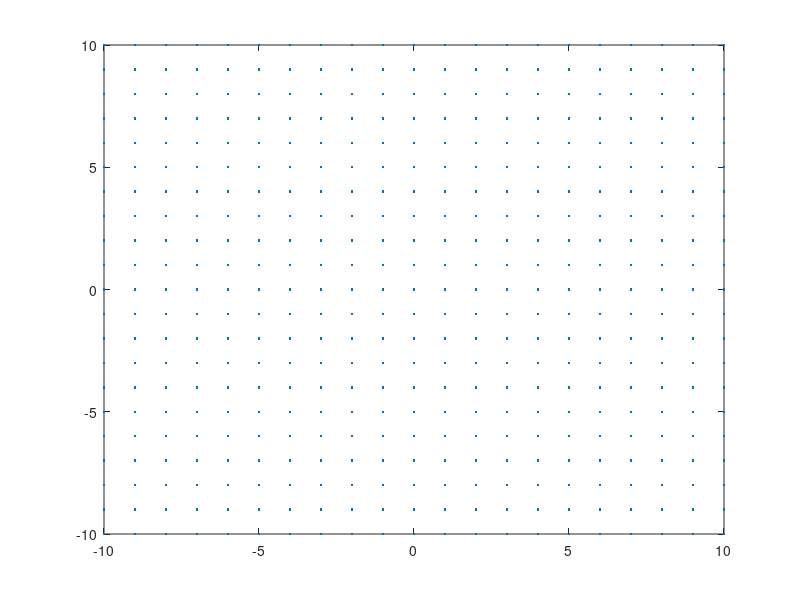

Write the MATLAB code that produced this figure. (Note: this script raises an error after producing the figure.)

% make a plot of the z2 lattice to discuss shaping and lattice gain
% Copyright 2004 by Todd K. Moon
% Permission is granted to use this program/data
% for educational/research only

M = eye(2);

i1range = 10;
i2range = 10;
xrange = [-10,10];
yrange = [-10,10];
lattpts = [];
enlist = [];
ijlist = [];
for i1=-i1range:i1range					% walk over a range of values
  for i2 = -i2range:i2range
	lattpt = [i1 i2]*M; 				% get the lattice point
	if(lattpt(1) < xrange(1) | lattpt(1) > xrange(2) | ...
	  lattpt(2) < yrange(1) | lattpt(2) > yrange(2))
      continue;  % throw away pts outside of plot range
	end;
	lattpts = [lattpts; lattpt];
	enlist = [enlist; lattpt(1)^2 + lattpt(2)^2];
	ijlist = [ijlist; [i1 i2]];
  end
end
figure(1); clf
plot(lattpts(:,1),lattpts(:,2),'.');
hold on;
[enlist,idx] = sort(enlist);
lattpts = lattpts(idx,:);
ijlist = ijlist(idx,:);

r16z2 = sqrt(enlist(16));
En16z2 = sum(enlist(1:16))/16;

r32z2 = sqrt(enlist(32));
En32z2 = sum(enlist(1:32))/32;

r64z2 = sqrt(enlist(64));
En64z2 = sum(enlist(1:64))/64;

r128z2 = sqrt(enlist(128));
En128z2 = sum(enlist(1:128))/128;

r256z2 = sqrt(enlist(256));
En256z2 = sum(enlist(1:256))/256;


% x = plotcirc(0,0,r16);
% plot(x(1,:),x(2,:),'--');

x = plotcirc(0,0,r32);
plot(x(1,:),x(2,:),'--');

x = plotcirc(0,0,r64);
plot(x(1,:),x(2,:),'--');

x = plotcirc(0,0,r128);
plot(x(1,:),x(2,:),'--');

x = plotcirc(0,0,r256);
plot(x(1,:),x(2,:),'--');

axis 'equal';
axis([xrange yrange]);

set(gca,'fontsize',18);